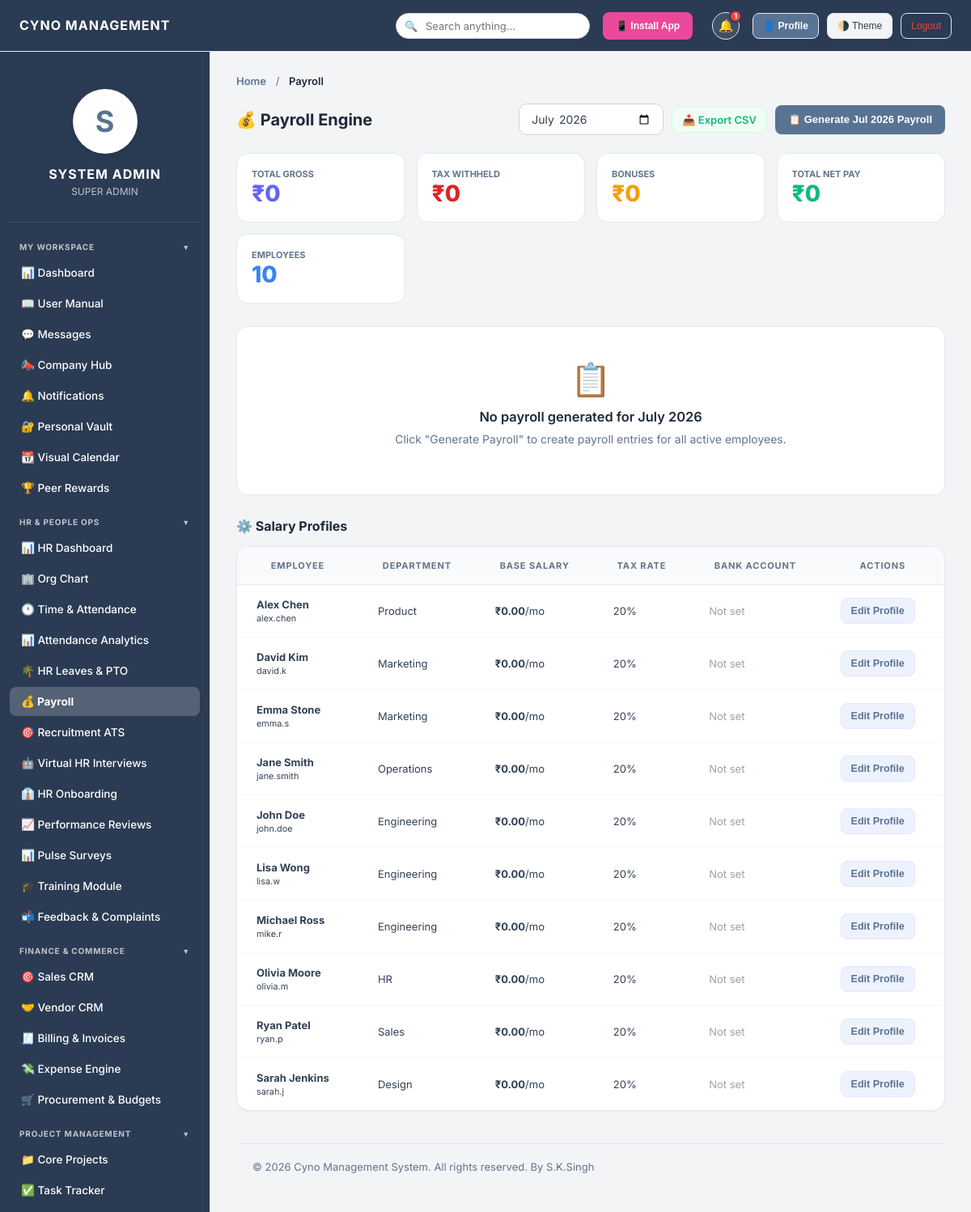
Page /payroll.php (signed in) on the committed database.
### tables this page shows
CREATE TABLE payroll_profiles (
    id INTEGER PRIMARY KEY AUTOINCREMENT,
    user_id TEXT UNIQUE NOT NULL,
    base_salary REAL DEFAULT 0,
    tax_rate REAL DEFAULT 0.2,
    bank_account TEXT,
    currency TEXT DEFAULT 'USD',
    created_at DATETIME DEFAULT CURRENT_TIMESTAMP
);

CREATE TABLE users (
        id INTEGER PRIMARY KEY AUTOINCREMENT,
        login_id TEXT UNIQUE NOT NULL,
        password TEXT NOT NULL,
        name TEXT NOT NULL,
        email TEXT UNIQUE NOT NULL,
        role TEXT NOT NULL,
        designation TEXT,
        department TEXT,
        status TEXT DEFAULT 'Active',
        created_at DATETIME DEFAULT CURRENT_TIMESTAMP
    , hourly_rate REAL DEFAULT 0, reports_to TEXT DEFAULT NULL, manager_id TEXT DEFAULT NULL, branch_id TEXT DEFAULT 'Global HQ', api_key TEXT DEFAULT NULL);

### includes/db.php (called while the page is built, shortened)
<?php
function getEnvVar($key) {
    return getenv($key) ?: ($_SERVER[$key] ?? $_ENV[$key] ?? '');
}
$db_url = getEnvVar('DATABASE_URL');
$db_host = getEnvVar('DB_HOST');
$use_mysql = false;
$mysql_dsn = '';
$mysql_user = '';
$mysql_pass = '';
if (!empty($db_url) && str_starts_with($db_url, 'mysql://')) {
    if (preg_match('/^mysql:\/\/([^:]+):(.*)@([^:\/]+)(?::(\d+))?\/(.+)$/', $db_url, $matches)) {
        $mysql_user = urldecode($matches[1]);
        $mysql_pass = urldecode($matches[2]);
        $host       = urldecode($matches[3]);
        $port       = $matches[4] ?: 3306;
        $dbname     = urldecode($matches[5]);
    } else {
        $parsed = parse_url($db_url);
        $host = $parsed['host'] ?? '127.0.0.1';
        $port = $parsed['port'] ?? 3306;
        $dbname = ltrim($parsed['path'] ?? '', '/');
        $mysql_user = $parsed['user'] ?? '';
        $mysql_pass = $parsed['pass'] ?? '';
    }
    if (empty($mysql_pass)) {
        $mysql_pass = getEnvVar('DB_PASSWORD') ?: getEnvVar('DB_PASS') ?: getEnvVar('MYSQL_PASSWORD') ?: getEnvVar('MYSQL_ROOT_PASSWORD') ?: '';
    }
    if (empty($mysql_user)) {
        $mysql_user = getEnvVar('DB_USERNAME') ?: getEnvVar('DB_USER') ?: getEnvVar('MYSQL_USER') ?: 'root';
    }
    if (empty($dbname)) {
        $dbname = getEnvVar('DB_DATABASE') ?: getEnvVar('DB_NAME') ?: getEnvVar('MYSQL_DATABASE') ?: 'cms';
    }
    $mysql_dsn = "mysql:host={$host};port={$port};dbname={$dbname};charset=utf8mb4";
    $use_mysql = true;
} else {
    $db_file = __DIR__ . '/../database.sqlite';
}
try {
    if ($use_mysql) {
        $pdo = new PDO($mysql_dsn, $mysql_user, $mysql_pass);
        $pdo->setAttribute(PDO::ATTR_ERRMODE, PDO::ERRMODE_EXCEPTION);
    } else {
        $pdo = new PDO("sqlite:" . $db_file);
        $pdo->setAttribute(PDO::ATTR_ERRMODE, PDO::ERRMODE_EXCEPTION);
        $pdo->exec("PRAGMA foreign_keys = ON;");
    }
    $pdo->exec("CREATE TABLE IF NOT EXISTS settings (setting_key VARCHAR(255) PRIMARY KEY, setting_value TEXT)");
    $GLOBAL_SETTINGS = [];
    foreach($pdo->query("SELECT * FROM settings") as $r) {
        $GLOBAL_SETTINGS[$r['setting_key']] = $r['setting_value'];
    }
} catch (PDOException $e) {
    http_response_code(500);
    $padding = str_repeat(" ", 512);
    die("<div style='font-family:sans-serif;text-align:center;margin-top:100px;'><h2>⚠️ System Temporarily Unavailable</h2><p>Our database is currently undergoing maintenance or experiencing a connection issue. Please try again in a few minutes.</p></div>\n");
}
function hasPermission($pdo, $permission_key) {
    if (in_array($_SESSION['role'], ['Admin', 'Super Admin']) || $_SESSION['role'] === 'Super Admin') return true;
    return false;
}

### payroll.php (the view, shortened to what this page needs)
<?php
require_once 'includes/db.php';
require_once 'includes/header.php';
require_once 'includes/sidebar.php';
require_once 'includes/notifications.php';
$isAdmin = hasPermission($pdo, 'manage_payroll');
$pdo->exec("CREATE TABLE IF NOT EXISTS payroll_profiles (
    id INTEGER PRIMARY KEY AUTO_INCREMENT,
    user_id VARCHAR(255) UNIQUE NOT NULL,
    base_salary REAL DEFAULT 0,
    tax_rate REAL DEFAULT 0.2,
    bank_account TEXT,
    currency VARCHAR(255) DEFAULT 'USD',
    created_at DATETIME DEFAULT CURRENT_TIMESTAMP
)");
$pdo->exec("CREATE TABLE IF NOT EXISTS payroll_runs (
    id INTEGER PRIMARY KEY AUTO_INCREMENT,
    user_id TEXT NOT NULL,
    period TEXT NOT NULL,
    base_salary REAL,
    deductions REAL DEFAULT 0,
    bonuses REAL DEFAULT 0,
    tax_amount REAL DEFAULT 0,
    net_pay REAL,
    status VARCHAR(255) DEFAULT 'Draft',
    processed_by TEXT,
    processed_at DATETIME DEFAULT CURRENT_TIMESTAMP
)");
$period  = $_GET['period'] ?? date('Y-m');
$users   = $pdo->query("SELECT login_id, name, department FROM users WHERE status='Active' ORDER BY name")->fetchAll(PDO::FETCH_ASSOC);
foreach ($users as $u) {
    $pdo->prepare("INSERT IGNORE INTO payroll_profiles (user_id, base_salary) VALUES (?,0)")->execute([$u['login_id']]);
}
if ($isAdmin) {
    $runs = $pdo->prepare("SELECT pr.*, pp.base_salary as profile_salary, pp.tax_rate, pp.bank_account, u.name, u.department FROM payroll_runs pr JOIN payroll_profiles pp ON pr.user_id=pp.user_id JOIN users u ON pr.user_id=u.login_id WHERE pr.period=? ORDER BY u.name");
    $runs->execute([$period]);
}
$runs = $runs->fetchAll(PDO::FETCH_ASSOC);
$totalGross = array_sum(array_column($runs, 'base_salary'));
$totalNet   = array_sum(array_column($runs, 'net_pay'));
$totalTax   = array_sum(array_column($runs, 'tax_amount'));
$totalBonus = array_sum(array_column($runs, 'bonuses'));
$profiles = $pdo->query("SELECT pp.*, u.name, u.department FROM payroll_profiles pp JOIN users u ON pp.user_id=u.login_id ORDER BY u.name")->fetchAll(PDO::FETCH_ASSOC);
?>
<div class="content-section active">
    <div class="section-header">
        <h2>💰 Payroll Engine</h2>
        <div style="display:flex;gap:10px;align-items:center;">
            <input type="month" value="<?= $period ?>" onchange="window.location='payroll.php?period='+this.value" style="padding:9px 14px;border-radius:10px;border:1px solid var(--input-border);background:var(--input-bg);color:var(--text-body);font-size:14px;">
            <a href="controllers/export_csv.php?table=payroll_runs" class="view-button" style="text-decoration:none;font-size:13px;font-weight:600;">📥 Export CSV</a>
            <?php if($isAdmin && empty($runs)): ?>
            <button class="add-button" onclick="generatePayroll('<?= $period ?>')">📋 Generate <?= date('M Y', strtotime($period.'-01')) ?> Payroll</button>
            <?php endif; ?>
        </div>
    </div>
    <?php if($isAdmin): ?>
    <div style="display:grid;grid-template-columns:repeat(auto-fill,minmax(180px,1fr));gap:14px;margin-bottom:28px;">
        <div style="background:var(--bg-card);border-radius:14px;padding:18px;border:1px solid var(--border-card);">
            <div style="font-size:11px;color:var(--text-muted);text-transform:uppercase;font-weight:700;">Total Gross</div>
            <div style="font-size:28px;font-weight:800;color:#6366f1;"><?= ($GLOBAL_SETTINGS['currency'] ?? '₹') ?><?= number_format($totalGross, 0) ?></div>
        </div>
        <div style="background:var(--bg-card);border-radius:14px;padding:18px;border:1px solid var(--border-card);">
            <div style="font-size:11px;color:var(--text-muted);text-transform:uppercase;font-weight:700;">Tax Withheld</div>
            <div style="font-size:28px;font-weight:800;color:#dc2626;"><?= ($GLOBAL_SETTINGS['currency'] ?? '₹') ?><?= number_format($totalTax, 0) ?></div>
        </div>
        <div style="background:var(--bg-card);border-radius:14px;padding:18px;border:1px solid var(--border-card);">
            <div style="font-size:11px;color:var(--text-muted);text-transform:uppercase;font-weight:700;">Bonuses</div>
            <div style="font-size:28px;font-weight:800;color:#f59e0b;"><?= ($GLOBAL_SETTINGS['currency'] ?? '₹') ?><?= number_format($totalBonus, 0) ?></div>
        </div>
        <div style="background:var(--bg-card);border-radius:14px;padding:18px;border:1px solid var(--border-card);">
            <div style="font-size:11px;color:var(--text-muted);text-transform:uppercase;font-weight:700;">Total Net Pay</div>
            <div style="font-size:28px;font-weight:800;color:#10b981;"><?= ($GLOBAL_SETTINGS['currency'] ?? '₹') ?><?= number_format($totalNet, 0) ?></div>
        </div>
        <div style="background:var(--bg-card);border-radius:14px;padding:18px;border:1px solid var(--border-card);">
            <div style="font-size:11px;color:var(--text-muted);text-transform:uppercase;font-weight:700;">Employees</div>
            <div style="font-size:28px;font-weight:800;color:#3b82f6;"><?= count($runs) ?: count($users) ?></div>
        </div>
    </div>
    <?php endif; ?>
    <?php if(!empty($runs)): ?>
    <h3 style="color:var(--text-heading);font-size:16px;font-weight:700;margin-bottom:14px;">📋 Payroll Ledger — <?= date('F Y', strtotime($period.'-01')) ?></h3>
    <div class="data-table" style="margin-bottom:32px;">
        <table>
            <thead><tr><th>Employee</th><th>Dept</th><th>Base Salary</th><th>Bonus</th><th>Deductions</th><th>Tax</th><th>Net Pay</th><th>Status</th><th>Actions</th></tr></thead>
            <tbody>
            <?php foreach($runs as $r):
                $sc = $r['status']==='Paid' ? ['#dcfce7','#16a34a'] : ($r['status']==='Processed' ? ['#dbeafe','#2563eb'] : ['#f3f4f6','#6b7280']);
            ?>
            <tr>
                <td><strong><?= htmlspecialchars($r['name']) ?></strong><br><small style="color:var(--text-muted);"><?= htmlspecialchars($r['user_id']) ?></small></td>
                <td><?= htmlspecialchars($r['department'] ?? '—') ?></td>
                <td><?= ($GLOBAL_SETTINGS['currency'] ?? '₹') ?><?= number_format($r['base_salary'], 2) ?></td>
                <td style="color:#f59e0b;font-weight:700;">+$<?= number_format($r['bonuses'], 2) ?></td>
                <td style="color:#ef4444;">-$<?= number_format($r['deductions'], 2) ?></td>
                <td style="color:#dc2626;">-$<?= number_format($r['tax_amount'], 2) ?></td>
                <td style="font-weight:800;color:#10b981;font-size:15px;"><?= ($GLOBAL_SETTINGS['currency'] ?? '₹') ?><?= number_format($r['net_pay'], 2) ?></td>
                <td><span style="background:<?= $sc[0] ?>;color:<?= $sc[1] ?>;padding:3px 10px;border-radius:12px;font-size:11px;font-weight:700;"><?= $r['status'] ?></span></td>
                <td class="action-buttons">
                    <a href="controllers/payslip.php?id=<?= $r['id'] ?>" target="_blank" class="edit-button" style="text-decoration:none;font-size:12px;">📄 Payslip</a>
                    <?php if($isAdmin && $r['status']==='Draft'): ?>
                    <button class="edit-button" onclick="editRun(<?= json_encode($r) ?>)" style="font-size:12px;">Edit</button>
                    <?php endif; ?>
                </td>
            </tr>
            <?php endforeach; ?>
            </tbody>
        </table>
    </div>
    <?php elseif($isAdmin): ?>
    <div style="background:var(--bg-card);border-radius:14px;padding:40px;text-align:center;border:1px solid var(--border-card);margin-bottom:28px;">
        <div style="font-size:40px;margin-bottom:12px;">📋</div>
        <h3 style="color:var(--text-heading);margin-bottom:8px;">No payroll generated for <?= date('F Y', strtotime($period.'-01')) ?></h3>
        <p style="color:var(--text-muted);margin-bottom:20px;">Click "Generate Payroll" to create payroll entries for all active employees.</p>
    </div>
    <?php endif; ?>
    <?php if($isAdmin): ?>
    <h3 style="color:var(--text-heading);font-size:16px;font-weight:700;margin-bottom:14px;">⚙️ Salary Profiles</h3>
    <div class="data-table">
        <table>
            <thead><tr><th>Employee</th><th>Department</th><th>Base Salary</th><th>Tax Rate</th><th>Bank Account</th><th>Actions</th></tr></thead>
            <tbody>
            <?php foreach($profiles as $p): ?>
            <tr>
                <td><strong><?= htmlspecialchars($p['name']) ?></strong><br><small><?= htmlspecialchars($p['user_id']) ?></small></td>
                <td><?= htmlspecialchars($p['department'] ?? '—') ?></td>
                <td><strong><?= ($GLOBAL_SETTINGS['currency'] ?? '₹') ?><?= number_format($p['base_salary'], 2) ?></strong>/mo</td>
                <td><?= round($p['tax_rate']*100, 1) ?>%</td>
                <td><?= $p['bank_account'] ? '****'.substr($p['bank_account'],-4) : '<span style="color:#9ca3af;">Not set</span>' ?></td>
                <td><button class="edit-button" onclick="editProfile(<?= json_encode($p) ?>)">Edit Profile</button></td>
            </tr>
            <?php endforeach; ?>
            </tbody>
        </table>
    </div>
    <?php endif; ?>
</div>
<?php require_once 'includes/footer.php'; ?>

### assets/css/style.css (style rules this page uses)
:root { --bg-body: #f3f4f6; --bg-header: #2a3b53; --bg-sidebar: #2a3b53; --bg-main: #f3f4f6; --bg-card: #ffffff; --bg-hover: rgba(255, 255, 255, 0.1); --border-card: #e2e8f0; --text-heading: #1e293b; --text-body: #334155; --text-muted: #64748b; --input-bg: #ffffff; --input-border: #cbd5e1; --table-header: #f8fafc; --primary-color: #597393; --primary-hover: #475f7e; --primary-light: rgba(255, 255, 255, 0.15); --success: #10b981; --warning: #f59e0b; --danger: #ef4444; --modal-overlay: rgba(15,23,42,0.6); --shadow-xs: 0 1px 2px 0 rgba(0, 0, 0, 0.05); --shadow-sm: 0 4px 6px -1px rgba(0, 0, 0, 0.05), 0 2px 4px -2px rgba(0, 0, 0, 0.05); --shadow-soft: 0 10px 25px -5px rgba(0, 0, 0, 0.05), 0 8px 10px -6px rgba(0, 0, 0, 0.05); --radius-sm: 8px; --radius-md: 12px; --radius-lg: 16px; --sidebar-w: 260px; --header-h: 64px; }
*, *::before, *::after { margin:0; padding:0; box-sizing:border-box; }
html { font-size:14px; -webkit-font-smoothing:antialiased; }
body { font-family:'Inter',system-ui,sans-serif; background:var(--bg-body); color:var(--text-body); min-height:100vh; overflow:hidden; }
h1,h2,h3,h4,h5,h6 { font-weight:600; color:var(--text-heading); line-height:1.3; }
a { color:var(--primary-color); text-decoration:none; }
.content-section.active { display:block; }
.section-header, .header-action { display:flex; justify-content:space-between; align-items:center; margin-bottom:22px; }
.section-header h2, .header-action h2 { font-size:20px; font-weight:700; color:var(--text-heading); margin:0; }
.add-button, .btn-primary, .btn, button.submit, .submit { display:inline-flex; align-items:center; gap:6px; height:36px; padding:0 16px; background:var(--primary-color); color:#fff; border:none; border-radius:var(--radius-sm); font-size:13px; font-weight:600; cursor:pointer; transition:background .2s, transform .1s, box-shadow .2s; white-space:nowrap; box-shadow:var(--shadow-xs); }
.btn-outline, .view-button, .edit-button, .delete-button { display:inline-flex; align-items:center; gap:5px; height:32px; padding:0 12px; border-radius:var(--radius-sm); font-size:12.5px; font-weight:600; cursor:pointer; transition:all .2s ease; border:1px solid var(--border-card); background:var(--bg-card); color:var(--text-body); text-decoration:none; white-space:nowrap; }
.view-button { color:var(--success); border-color:#d1fae5; background:#f0fdf4; }
.edit-button { color:var(--primary-color); border-color:#e0e7ff; background:#eef2ff; }
.data-table { background:var(--bg-card); border:1px solid var(--border-card); border-radius:var(--radius-lg); overflow-x:auto; overflow-y:hidden; margin-bottom:24px; box-shadow:var(--shadow-xs); }
.data-table table { width:100%; border-collapse: separate; border-spacing: 0; min-width:800px; }
.data-table th { background:var(--table-header); padding:16px 24px; font-size:11px; font-weight:700; text-transform:uppercase; letter-spacing:.08em; color:var(--text-muted); border-bottom:1px solid var(--border-card); white-space:nowrap; }
.data-table td { padding:16px 24px; font-size:13px; color:var(--text-body); border-bottom:1px solid rgba(0,0,0,0.03); vertical-align:middle; }
.data-table tbody tr { transition:background .15s ease, transform .15s ease; border-radius: 8px; }
.data-table tbody tr:last-child td { border-bottom:none; }
.form-group input, .form-group select, .form-group textarea, input[type="text"], input[type="email"], input[type="number"], input[type="password"], input[type="date"], input[type="month"], select, textarea { width:100%; padding:10px 14px; border:1px solid var(--input-border); border-radius:var(--radius-md); font-size:13.5px; font-family:inherit; background:var(--input-bg); color:var(--text-body); transition:border-color .2s ease, box-shadow .2s ease, transform .2s ease; outline:none; }
.content-section.active { animation: fadeInUp .35s ease-out; }

### rows in the picture
payroll_profiles: users.name "Alex Chen", user "alex.chen", users.department "Product", base_salary "0.00", $p['tax_rate']*100 "20", shows "Not set"
payroll_profiles: users.name "David Kim", user "david.k", users.department "Marketing", base_salary "0.00", $p['tax_rate']*100 "20", shows "Not set"
payroll_profiles: users.name "Emma Stone", user "emma.s", users.department "Marketing", base_salary "0.00", $p['tax_rate']*100 "20", shows "Not set"
payroll_profiles: users.name "Jane Smith", user "jane.smith", users.department "Operations", base_salary "0.00", $p['tax_rate']*100 "20", shows "Not set"
payroll_profiles: users.name "John Doe", user "john.doe", users.department "Engineering", base_salary "0.00", $p['tax_rate']*100 "20", shows "Not set"
payroll_profiles: users.name "Lisa Wong", user "lisa.w", users.department "Engineering", base_salary "0.00", $p['tax_rate']*100 "20", shows "Not set"
payroll_profiles: users.name "Michael Ross", user "mike.r", users.department "Engineering", base_salary "0.00", $p['tax_rate']*100 "20", shows "Not set"
payroll_profiles: users.name "Olivia Moore", user "olivia.m", users.department "HR", base_salary "0.00", $p['tax_rate']*100 "20", shows "Not set"
payroll_profiles: users.name "Ryan Patel", user "ryan.p", users.department "Sales", base_salary "0.00", $p['tax_rate']*100 "20", shows "Not set"
payroll_profiles: users.name "Sarah Jenkins", user "sarah.j", users.department "Design", base_salary "0.00", $p['tax_rate']*100 "20", shows "Not set"

### other values in the picture
$GLOBAL_SETTINGS['company_name'] "CYNO MANAGEMENT"
$_notifCount "1"
substr($_SESSION['name'],0,1) "S"
$_SESSION['name'] "SYSTEM ADMIN"
$_SESSION['role'] "SUPER ADMIN"
$pageTitle "Payroll"
date('M Y', strtotime($period.'-01')) "Jul 2026"
$GLOBAL_SETTINGS['currency'] "₹"
$totalGross "0"
$totalTax "0"
$totalBonus "0"
$totalNet "0"
count($runs) ?: count($users) "10"
date('F Y', strtotime($period.'-01')) "July 2026"
